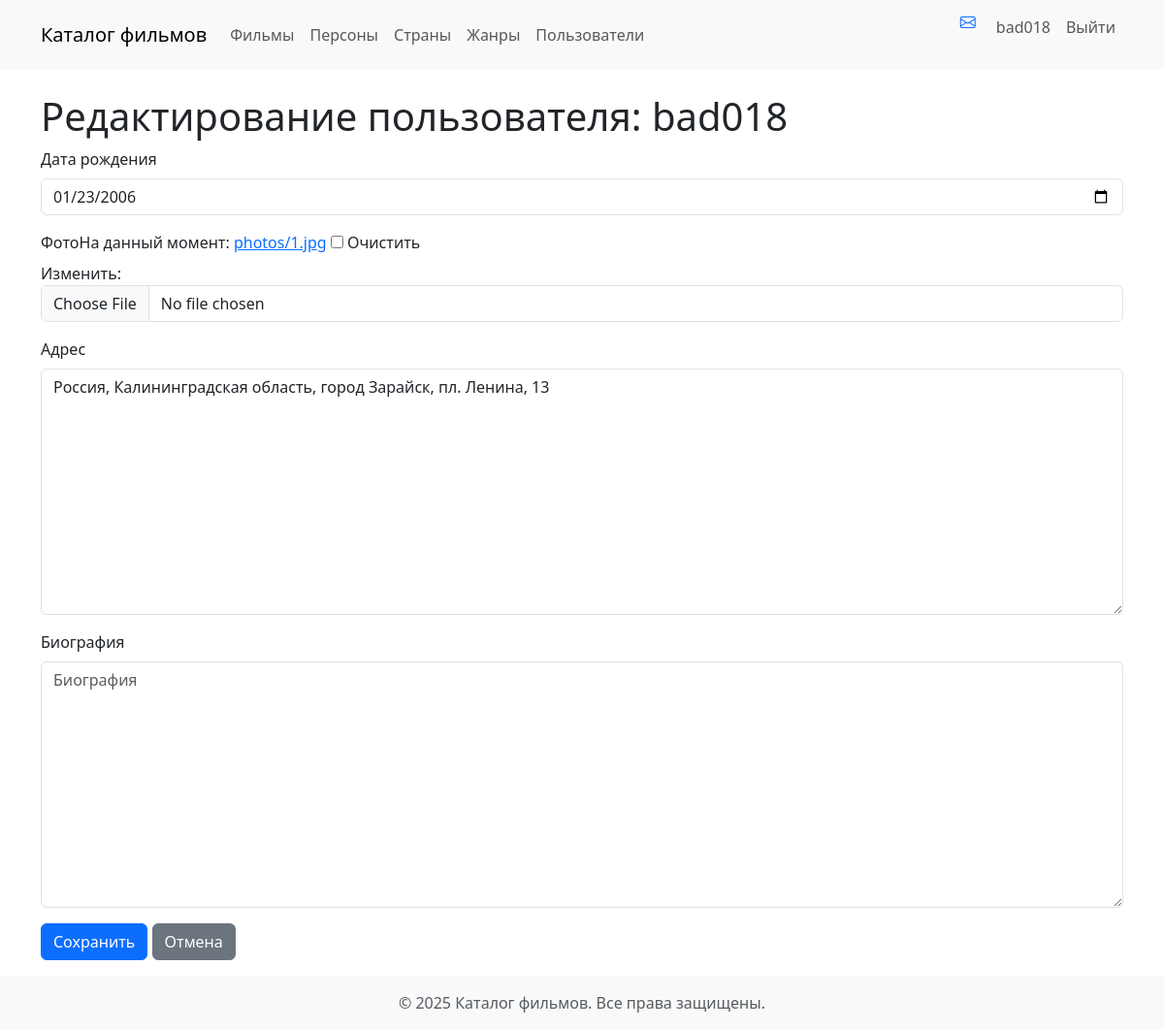
/accounts/user/1/update/ (signed in), run on the app's committed database.
### accounts/models.py (models this page shows, shortened)
class UserWithAccount(models.Model):
    user = models.OneToOneField(
        settings.AUTH_USER_MODEL,
        on_delete=models.CASCADE,
        primary_key=True
    )
    birthday = models.DateField("Дата рождения", blank=True, null=True,
                                validators=[
                                    MaxValueValidator(
                                        limit_value=datetime.date.today)
                                ])
    avatar = models.ImageField(
        "Фото", upload_to='photos/', blank=True, null=True)
    address = models.TextField("Адрес", blank=True, null=True)
    bio = models.TextField("Биография", blank=True, null=True)
    class Meta:
        ordering = ["user"]
        verbose_name = "Зарегистрировавшийся пользователь"
        verbose_name_plural = "Зарегистрировавшиеся пользователи"

### accounts/views.py (the view)
# urls.py: path('user/<int:id>/update/', views.user_update, name='user_update'),
def user_update(request, id):
    user_with_account = get_object_or_404(UserWithAccount, user_id=id)
    if request.method == 'POST':
        form = UserWithAccountForm(request.POST, request.FILES, instance=user_with_account)
        if form.is_valid():
            form.save()
            messages.success(request, 'Аккаунт успешно обновлен')
            return redirect('accounts:user_detail', id=user_with_account.user.id)
    else:
        form = UserWithAccountForm(instance=user_with_account)
    return render(request, 'accounts/user/update.html', {'form': form})

### accounts/forms.py
class UserWithAccountForm(forms.ModelForm):
    class Meta:
        model = UserWithAccount
        fields = ['birthday', 'avatar', 'address', 'bio']
        widgets = {
            "birthday": forms.DateInput(attrs={'type': 'date'},
                                        format="%Y-%m-%d")
        }

### films/templatetags/films_tags.py (called while the page is built)
@register.filter
def model_verbose_name_plural(cls_name):
    Model = apps.get_model(*cls_name.split(":"))
    return Model._meta.verbose_name_plural

### accounts/templates/accounts/user/update.html (shortened to what this page needs)
{% extends 'accounts/base.html' %}
{% load user_tags %}
{% load django_bootstrap5 %}
{% block content %}
  <h1>Редактирование пользователя: {{ form.instance.user.username }}</h1>
  {% if user == form.instance.user or user.is_superuser %}
    <form method="POST" enctype="multipart/form-data">
      {% bootstrap_form form layout='floating' %}
      {% bootstrap_button button_type="submit" content="Сохранить" %}
      <a href="{% url 'accounts:user_detail' form.instance.user.id %}" class="btn btn-secondary">Отмена</a>
    </form>
  {% else %}
    <div class="alert alert-warning">
      <h4 class="alert-heading">Доступ запрещен</h4>
      <p>У вас нет прав для редактирования этого аккаунта.</p>
    </div>
  {% endif %}
{% endblock %}

### films/templates/films/navbar.html (shortened to what this page needs)
{% load films_tags %}
<nav class="navbar navbar-expand-md bg-body-tertiary mb-4">
    <div class="container">
        <a class="navbar-brand" href="{% url 'films:home' %}">Каталог фильмов</a>
        <div class="navbar-collapse collapse" id="navbarCollapse">
            <ul class="navbar-nav me-auto mb-2 mb-md-0">
                <li class="nav-item">
                    <a class="nav-link {% if request.path == '/' or request.path|slice:':7' == '/films/' %}active{% endif %}"
                       href="{% url 'films:film_list' %}">{{ 'films:film'|model_verbose_name_plural }}</a>
                </li>
                <li class="nav-item">
                    <a class="nav-link {% if request.path|slice:':8' == '/people/' %}active{% endif %}"
                       href="{% url 'films:person_list' %}">{{ 'films:person'|model_verbose_name_plural }}</a>
                </li>
                <li class="nav-item">
                    <a class="nav-link {% if request.path|slice:':11' == '/countries/' %}active{% endif %}"
                       href="{% url 'films:country_list' %}">{{ 'films:country'|model_verbose_name_plural }}</a>
                </li>
                <li class="nav-item">
                    <a class="nav-link {% if request.path|slice:':8' == '/genres/' %}active{% endif %}"
                       href="{% url 'films:genre_list' %}">{{ 'films:genre'|model_verbose_name_plural }}</a>
                </li>
                <li class="nav-item">
                    <a class="nav-link {% if request.resolver_match.url_name == 'user_list' %}active{% endif %}"
                       href="{% url 'accounts:user_list' %}">Пользователи</a>
                </li>
            </ul>
            <div>
                <ul class="navbar-nav me-auto mb-2 mb-lg-0">
                    {% if user.is_authenticated %}
                    <a href="{% url 'accounts:conversation_list' %}" class="btn btn-link">
                        <i class="bi-envelope"></i>
                    </a>
                    <li class="nav-item">
                        <a class="nav-link" href="{% url 'accounts:user_detail' user.id %}">{{ user.username }}</a>
                    </li>
                    <li class="nav-item">
                        <form action="{% url 'logout' %}" method="post">
                            <button type="submit" class="nav-link">Выйти</button>
                        </form>
                    </li>
                    {% endif %}
                </ul>
            </div>
        </div>
    </div>
</nav>

### accounts/static/accounts/css/messages.css (style rules this page uses)
:root { --alert-success: #d1e7dd; --alert-error: #f8d7da; --alert-info: #cff4fc; --alert-warning: #fff3cd; }

### data on the page
UserWithAccount: instance.user.username "bad018", birthday "01/23/2006", address "Россия, Калининградская область, город Зарайск, пл. Ленина, 13"

### other printed values
{{ 'films:film'|model_verbose_name_plural }} "Фильмы"
{{ 'films:person'|model_verbose_name_plural }} "Персоны"
{{ 'films:country'|model_verbose_name_plural }} "Страны"
{{ 'films:genre'|model_verbose_name_plural }} "Жанры"
{{ user.username }} "bad018"
